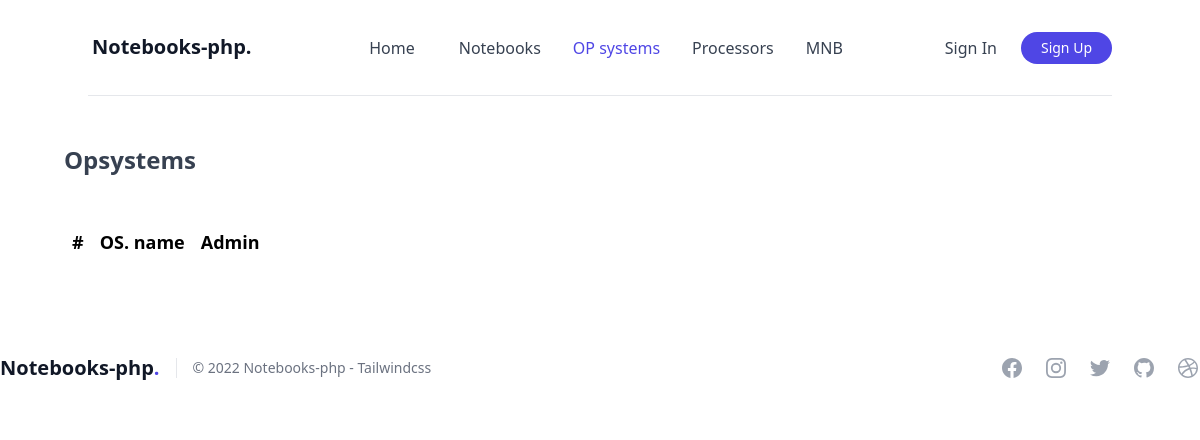
Before: /opsystems with the older database file.
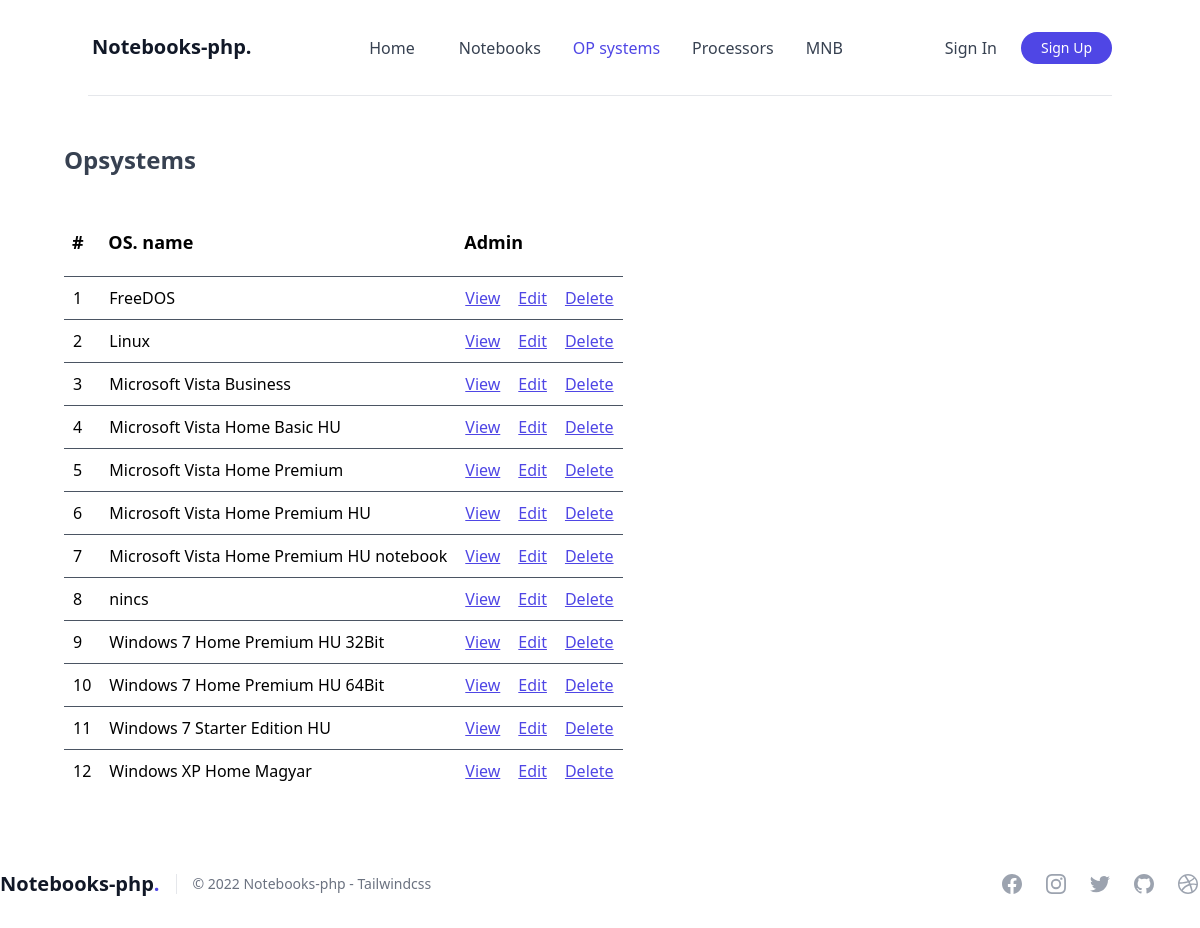
After: the same page with the newer database file.
### tables this page shows
CREATE TABLE IF NOT EXISTS `opsystems` (
`id` int(10) unsigned NOT NULL AUTO_INCREMENT,
`os_name` varchar(255) NOT NULL,
PRIMARY KEY (`id`)
);

### app/Controllers/Controller.php (called while the page is built, shortened)
<?php
abstract class Controller
{
	protected RouteCollection $routes;
	protected $folder = null;
	public function __construct(RouteCollection $routes)
	{
		$this->routes = $routes;
	}
	public function view(string $view, array $variables = [])
	{
		$routes = $this->routes;
		if(!str_contains($view, '.php')) {
			$view .= '.php';
		}
		if($folder = $this->folder) {
			$view = $folder . DIRECTORY_SEPARATOR . $view;
		}
		return require_once view($view);
	}
}

### app/Controllers/OpsystemController.php (called while the page is built, shortened)
<?php
class OpsystemController extends Controller
{
    public function index()
    {
        return $this->view('index', [
			'opsystems' => Opsystem::query()->getAll()
		]);
    }
}

### app/Helpers/Route.php (called while the page is built, shortened)
<?php
class Route
{
	public string $path = '/';
	private $func;
	public function __construct(string $path, array $action)
	{
		$this->path = $path;
		$this->func = $action[1];
	}
	public function handle(RouteCollection $routes, $method, ...$args)
	{
		$controller = new ($this->controller)($routes);
		call_user_func_array([$controller, $this->func], $args);
	}
	public function getPath() : string
	{
		return $this->path;
	}
}

### app/Helpers/Router.php (called while the page is built, shortened)
<?php
class Router
{
	public static function invoke(RouteCollection $routes)
	{
		$method = $_SERVER['REQUEST_METHOD'];
		$uri = parse_url($_SERVER['REQUEST_URI'])['path'];
		$id = (int)filter_var($uri, FILTER_SANITIZE_NUMBER_INT);
		$routeName = preg_replace('/[0-9]+/', '{id}', $uri);
		if($route = $routes->get(name: $routeName)) {
			return $route->handle($routes, $method, $id);
		}
		return abort();
	}
}

### public/index.php (called while the page is built, shortened)
<?php
require_once __DIR__ . '/../routes/web.php';
Router::invoke($routes);

### app/Helpers/RouteCollection.php (called while the page is built, shortened)
<?php
class RouteCollection implements \Countable
{
	private array $routes = [];
	public function add(string $name, Route $route)
	{
		unset($this->routes[$name]);
		$this->routes[$name] = $route;
	}
	public function get(string $name) : ?Route
	{
		if(array_key_exists($name, $this->routes)) {
			return $this->routes[$name];
		}
		foreach($this->routes as $route) {
			if($route->getPath() == $name) {
				return $route;
			}
		}
		return null;
	}
}

### app/Helpers/helpers.php (called while the page is built, shortened)
<?php
function app($class) : object
{
	return ReflectionResolver::resolve($class);
}
function auth() : Auth
{
	return app(Auth::class);
}
function route(Route $route, $id = null) : string
{
 	if(str_contains($route->getPath(), '{id}') !== false) {
 		return str_replace('{id}', $id, $route->getPath());
	}
	return $route->getPath();
}
function isUrl($url) : bool
{
	return (bool) preg_match("/$url/", parse_url($_SERVER['REQUEST_URI'])['path']);
}
function isRoute(Route $route) : bool
{
	return $route->getPath() == parse_url($_SERVER['REQUEST_URI'])['path'];
}

### app/Helpers/ReflectionResolver.php (called while the page is built, shortened)
<?php
class ReflectionResolver
{
	public static function resolve(string $class): object
	{
		$reflectionClass = new ReflectionClass($class);
		if (($constructor = $reflectionClass->getConstructor()) === null) {
			return $reflectionClass->newInstance();
		}
		$newInstanceParams = [];
		return $reflectionClass->newInstanceArgs(
			$newInstanceParams
		);
	}
}

### app/Helpers/Auth.php (called while the page is built, shortened)
<?php
class Auth
{
	public static function check()
	{
		return isset($_SESSION['user_id']);
	}
}

### app/Models/Model.php (called while the page is built, shortened)
<?php
abstract class Model implements ModelInterface, CrudInterface
{
	protected static $db = null;
	protected $table = null;
	protected $fetchMode = PDO::FETCH_ASSOC;
	public function __construct()
	{
		if (static::$db === null) {
			static::$db = Sql::make()
				->setConnection(DB_HOST, DB_PORT, DB_USER, DB_PASS, DB_NAME)
				->makeConnection()
				->getPdo();
		}
	}
	public static function query() : static
	{
		return (new static);
	}
	public function getAll($joins = null): iterable
	{
		$query = "SELECT * FROM {$this->table}";
		return $this->db()
			->query($query)
			->fetchAll($this->fetchMode);
	}
	public function db(): PDO
	{
		return static::$db;
	}
}

### resources/views/opsystems/index.php (the view, shortened to what this page needs)
<?php
include("../resources/views/layouts/header.php");
?>
    <section class="w-full px-6 pb-12 antialiased bg-white">
    <div class="px-10 mx-auto max-w-7xl">
        <h1 class="text-2xl font-semibold text-gray-700 mb-8">
            Opsystems
        </h1>
        <div class="overflow-x-scroll">
            <table>
                <tr class="text-left font-bold">
                    <th class="th-class"><span class="th-content">#</span></th>
                    <th class="th-class"><span class="th-content">OS. name</span></th>
                    <th class="th-class" colspan="3"><span class="th-content">Admin</span></th>
                </tr>
                <tbody>
                <?php foreach($opsystems as $op) { ?>
                    <tr class="tr-class">
                        <td class="td-class">
                            <span class="td-content"><?php echo $op['id']; ?></span>
                        </td>
                        <td class="td-class">
                            <span class="td-content"><?php echo $op['os_name']; ?></span>
                        </td>
                        <td class="td-class">
                            <a class="td-content link" href="<?php echo route($routes->get('opsystems.show'), $op['id']); ?>">
                                View
                            </a>
                        </td>
                        <td class="td-class">
                            <a class="td-content link" href="<?php echo route($routes->get('opsystems.edit'), $op['id']); ?>">
                                Edit
                            </a>
                        </td>
                        <td class="td-class">
                            <a class="td-content link" href="<?php echo route($routes->get('opsystems.delete'), $op['id']); ?>">
                                Delete
                            </a>
                        </td>
                    </tr>
                <?php } ?>
                </tbody>
            </table>
        </div>
    </div>
<?php
include("../resources/views/layouts/footer.php");
?>

### resources/views/layouts/header.php (shortened to what this page needs)
<!DOCTYPE html>
<html lang="en">
<head>
    <link rel="stylesheet" href="/public/css/app.css">
</head>
<body>
<section class="w-full px-6 pb-12 antialiased bg-white" data-tails-scripts="//unpkg.com/alpinejs">
    <div class="mx-auto max-w-7xl">
        <nav class="relative z-50 h-24 select-none" x-data="{ showMenu: false }">
            <div class="container relative flex flex-wrap items-center justify-between h-24 mx-auto overflow-hidden font-medium border-b border-gray-200 md:overflow-visible lg:justify-center sm:px-4 md:px-2 lg:px-0">
                <div class="flex items-center justify-start w-1/4 h-full pr-4">
                    <a href="#_" class="inline-block py-4 md:py-0">
                        <span class="p-1 text-xl font-black leading-none text-gray-900"><?php echo SITE_NAME; ?>.</span>
                    </a>
                </div>
                <div class="top-0 left-0 items-start hidden w-full h-full p-4 text-sm bg-gray-900 bg-opacity-50 md:items-center md:w-3/4 md:absolute lg:text-base md:bg-transparent md:p-0 md:relative md:flex" :class="{'flex fixed': showMenu, 'hidden': !showMenu }">
                    <div class="flex-col w-full h-auto overflow-hidden bg-white rounded-lg md:bg-transparent md:overflow-visible md:rounded-none md:relative md:flex md:flex-row">
                        <div class="flex flex-col items-start justify-center w-full space-x-6 text-center lg:space-x-8 md:w-2/3 md:mt-0 md:flex-row md:items-center">
                            <a href="<?php echo route($routes->get('home')) ?>" class="<?php echo isRoute($routes->get('home')) ? 'nav-link-active' : 'nav-link'; ?>">Home</a>
                            <a href="<?php echo route($routes->get('notebooks.index')) ?>" class="<?php echo isUrl('notebooks*') ? 'nav-link-active' : 'nav-link'; ?>">Notebooks</a>
                            <a href="<?php echo route($routes->get('opsystems.index')) ?>" class="<?php echo isUrl('opsystems*') ? 'nav-link-active' : 'nav-link'; ?>">OP systems</a>
                            <a href="<?php echo route($routes->get('processors.index')) ?>" class="<?php echo isUrl('processors*') ? 'nav-link-active' : 'nav-link'; ?>">Processors</a>
                            <a href="<?php echo route($routes->get('mnb')) ?>" class="<?php echo isRoute($routes->get('mnb')) ? 'nav-link-active' : 'nav-link'; ?>">MNB</a>
                        </div>
                        <div class="flex flex-col items-start justify-end w-full pt-4 md:items-center md:w-1/3 md:flex-row md:py-0">
                            <?php if(!auth()->check()) : ?>
                                <a href="<?php echo route($routes->get('login')) ?>" class="w-full px-3 py-2 mr-0 text-gray-700 md:mr-2 lg:mr-3 md:w-auto">Sign In</a>
                                <a href="<?php echo route($routes->get('register')) ?>" class="button-pill">Sign Up</a>
                            <?php endif; ?>
                        </div>
                    </div>
                </div>
            </div>
        </nav>
    </div>
</section>
<main class="overflow-x-hidden flex-grow">

### resources/views/layouts/footer.php (shortened to what this page needs)
</main>
</body>
<footer>
    <section class="text-gray-700 bg-white body-font" >
        <div class="container flex flex-col items-center py-8 mx-auto max-w-7xl sm:flex-row">
            <a href="#_" class="text-xl font-black leading-none text-gray-900 select-none logo">
                <?php echo SITE_NAME; ?><span class="text-indigo-600">.</span>
            </a>
            <p class="mt-4 text-sm text-gray-500 sm:ml-4 sm:pl-4 sm:border-l sm:border-gray-200 sm:mt-0">
                &copy; 2022 <?php echo SITE_NAME; ?> - Tailwindcss
            </p>
            <span class="inline-flex justify-center mt-4 space-x-5 sm:ml-auto sm:mt-0 sm:justify-start">
            <a href="#" class="text-gray-400 hover:text-gray-500">
            </a>
            <a href="#" class="text-gray-400 hover:text-gray-500">
            </a>
            <a href="#" class="text-gray-400 hover:text-gray-500">
            </a>
            <a href="#" class="text-gray-400 hover:text-gray-500">
            </a>
            <a href="#" class="text-gray-400 hover:text-gray-500">
            </a>
        </span>
        </div>
    </section>
</footer>

Changed rows visible on the page:
added opsystems: id "1", os_name "FreeDOS"
added opsystems: id "2", os_name "Linux"
added opsystems: id "3", os_name "Microsoft Vista Business"
added opsystems: id "4", os_name "Microsoft Vista Home Basic HU"
added opsystems: id "5", os_name "Microsoft Vista Home Premium"
added opsystems: id "6", os_name "Microsoft Vista Home Premium HU"
added opsystems: id "7", os_name "Microsoft Vista Home Premium HU notebook"
added opsystems: id "8", os_name "nincs"
added opsystems: id "9", os_name "Windows 7 Home Premium HU 32Bit"
added opsystems: id "10", os_name "Windows 7 Home Premium HU 64Bit"
added opsystems: id "11", os_name "Windows 7 Starter Edition HU"
added opsystems: id "12", os_name "Windows XP Home Magyar"
